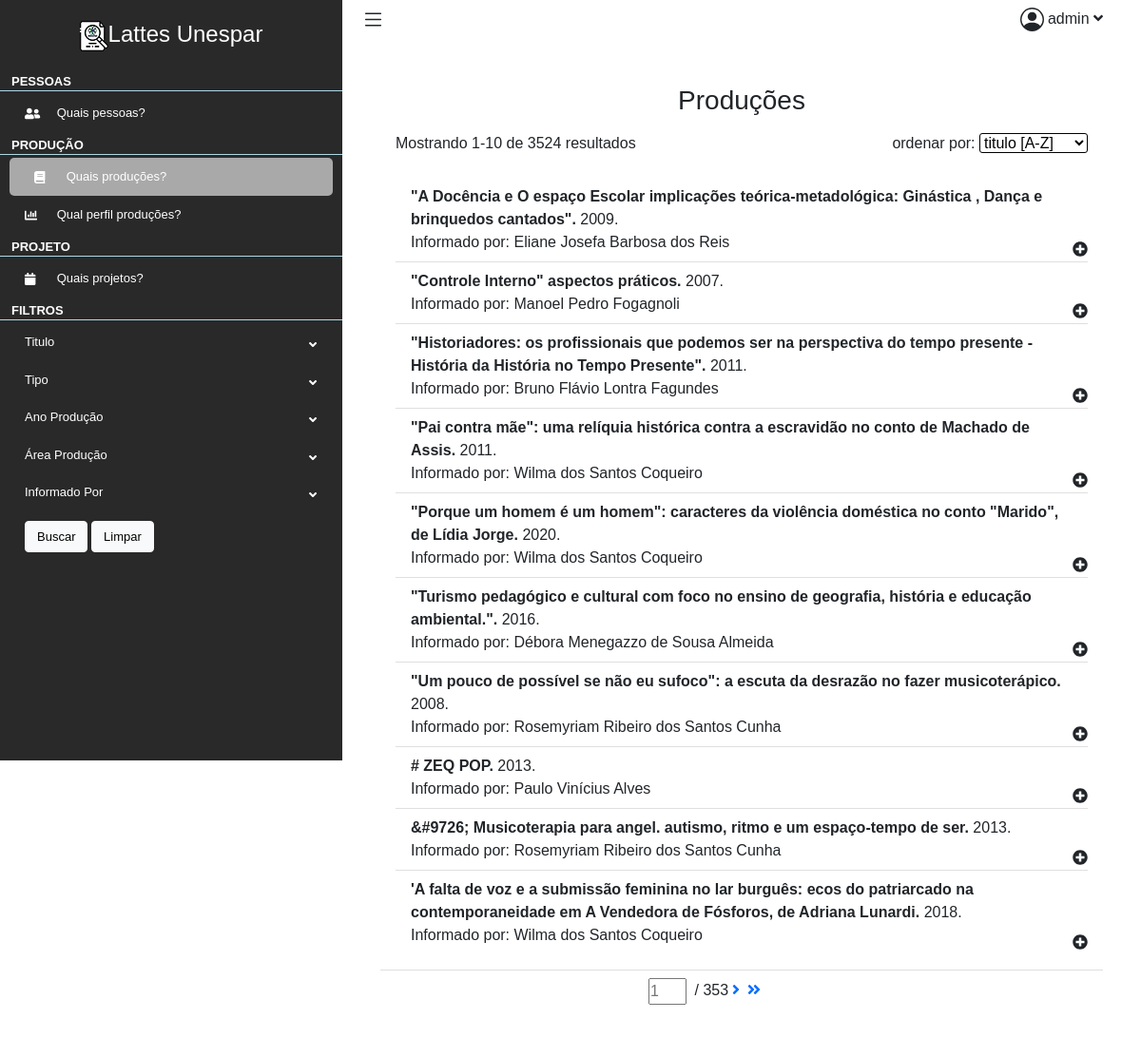
/lattes/producoes (signed in), run on the app's committed database.
### lattes/models.py (models this page shows, shortened)
class Producao(models.Model):
    ano = models.IntegerField()
    informadoPor = models.CharField(max_length=255)
    tipo = models.CharField(max_length=255)
    tipoAgrupador = models.CharField(max_length=255)
    titulo = models.CharField(max_length=255)

### lattes/views.py (the view)
# urls.py: path("producoes", views.producoes, name="producoes"),
@login_required
def producoes(request):
    context = {}
    regex = re.compile('(-?[A-Za-z]*)')
    unicode = re.compile('[A-Za-z_Á-û]*')
    ordenar = regex.match(str(request.GET.get('ordenar'))).group()
    area = request.GET.get('area')
    grandeArea = request.GET.get('grandeArea')
    if ordenar == 'None':
        ordenar = 'titulo'
    producoes = Producao.objects.all()
    if valid_param(grandeArea):
        print(f'fadfsfaffsdfsaf {grandeArea}')
        producoes = producoes.filter(areas_conhecimento__grandeArea=grandeArea)
    elif valid_param(area):
        producoes = producoes.filter(areas_conhecimento__area=area)
    producoes_filtrada = ProducaoFilter(
        request.GET,
        queryset=producoes.order_by(ordenar)
    )
    paginator = Paginator(producoes_filtrada.qs, 10)
    page_number = request.GET.get('page')
    producoes_page = paginator.get_page(page_number)
    areas = AreaConhecimento.objects.all().values('grandeArea', 'area').annotate(total=Count('id'))
    context["areas"] = areas
    context["grande_areas"] = grande_areas(areas)
    context["producoes"] = zip(producoes_page ,[producao.palavrasChave.all() for producao in producoes_page.object_list], [producao.areas_conhecimento.all() for producao in producoes_page.object_list], [producao.setores_atividade.all() for producao in producoes_page.object_list])
    context["Producao_page"] = producoes_page
    context["producoes_filtradas"] = producoes_filtrada
    return render(request, "lattes/producoes/producoes.html", context)

### lattes/templatetags/lattes_extras.py (called while the page is built)
@register.simple_tag
def my_url(value, field_name, urlencode=None):
    url = '?{}={}'.format(field_name, value)
    if urlencode:
        querystring = urlencode.split('&')
        f_querystring = filter(lambda p: p.split('=')[0]!=field_name, querystring)
        e_querystring = '&'.join(f_querystring)
        url='{}&{}'.format(url, e_querystring)
    return url

@register.filter
def replace(value, arg):
    if len(arg.split('|')) != 2:
        return value
    what, to = arg.split('|')
    return value.replace(what, to)

### lattes/views.py (called while the page is built)
def grande_areas(list):
    result = []
    for dictionary in list:
        grandeArea = dictionary['grandeArea']
        area = dictionary['area']
        total = dictionary['total']
        if not grandeArea in [dictionary['grandeArea'] for dictionary in result]:
            result.append({'grandeArea':grandeArea, 'total':total})
        else:
            for dictionary in result:
                if dictionary['grandeArea'] == grandeArea:
                    index = result.index(dictionary)
                    result.__setitem__(index, {'grandeArea':grandeArea, 'total':total + result.__getitem__(index)['total']})
    return result

def valid_param(param):
    return param != '' and param != None and param != 'None'

### lattes/templates/lattes/producoes/producoes.html (shortened to what this page needs)
{% extends 'lattes/layout.html' %}
{% load lattes_extras %}
{% load static %}
{% block main %}
<div class="container-fluid p-0">
    <div class="row">
        <div class="col-12">
            <div class="card">
                <div class="card-header">
                    <h1 class="h3 mb-3" style="text-align: center;">Produções</h1>
                    <div id="info">
                        <div>Mostrando {{ Producao_page.start_index }}-{{ Producao_page.end_index }} de {{ Producao_page.paginator.count }} resultados</div>
                        <div>ordenar por:
                            <select id="ordenar" form="filtro" name="ordenar">
                                <option value="titulo">titulo [A-Z]</option>
                            </select>
                        </div>
                    </div>
                </div>
                <div class="card-body">
                    <ul class="list-group list-group-flush">
                        {% for producao, palavras_chave, areas_conhecimento, setores_atividade in producoes%}
                        <li class="list-group-item">
                            <b>{{ producao.titulo}}.</b> {{ producao.ano }}.<br>
                            Informado por: {{ producao.informadoPor }} <br>
                            <div class="drop-bnt"><i class="fa fa-plus-circle"></i></div>
                        </li>
                        {% endfor %}
                    </ul>
                </div>
                <div class="card-footer">
                    <div class="paginator">
                        <form method="GET">
                            <input type="number" name="page" placeholder="{{Producao_page.number}}"> /
                            {{Producao_page.paginator.num_pages}}
                        </form>
                        {% if Producao_page.has_next %}
                        <a href="{% my_url Producao_page.next_page_number 'page' request.GET.urlencode %}"><i
                                class="fas fa-angle-right"></i></a>
                        <a href="{% my_url Producao_page.paginator.num_pages 'page' request.GET.urlencode %}"><i
                                class="fas fa-angle-double-right"></i></a>
                        {% endif %}
                    </div>
                </div>
            </div>
        </div>
    </div>
</div>
{% endblock %}
{% block filtro %}
<form method="GET" id="filtro">
    <li>
        <div class="drop-bnt">
            Titulo <i class="fas fa-angle-down"></i>
        </div>
    </li>
    <li>
        <div class="drop-bnt">
            Tipo <i class="fa fa-angle-down"></i>
        </div>
    </li>
    <li>
        <div class="drop-bnt">
            Ano Produção <i class="fas fa-angle-down"></i>
        </div>
    </li>
    <li id="filtro-area">
        <div class="drop-bnt">
        Área Produção <i class="fas fa-angle-down"></i>
        </div>
    </li>
    <li>
        <div class="drop-bnt">
            Informado Por <i class="fas fa-angle-down"></i>
        </div>
    </li>
    <div class="submit">
        <input type="submit" value="Buscar" class="btn btn-light" id="btn-submit">
        <button type="button" class="btn btn-light" onclick="Limpar()" id="btn-limpar">Limpar</button>
    </div>
</form>
{% endblock %}

### lattes/templates/lattes/layout.html (shortened to what this page needs)
{% load static %}
<!DOCTYPE html>
<html lang="pt-br">
<head>
    <link rel="stylesheet" href="{% static 'css/estilo.css' %}">
    <link href="https://cdn.jsdelivr.net/npm/bootstrap@5.0.0-beta3/dist/css/bootstrap.min.css" rel="stylesheet">
</head>
<body>
    <div class="content">
        <aside class="sidebar">
            <a href="#" class="sidebar-logo"><img src="{% static 'imagens/sidebar-logo-lattesunespar.png' %}" alt="logo lattes unespar">Lattes Unespar</a>
            <nav class="links">
                <ul>
                    <li>
                        <div class="link-title">Pessoas</div>
                        <ul>
                            <li>
                                <a href="{% url 'lattes:pessoas' %}">
                                    <i class="fas fa-user-friends"></i>
                                    Quais pessoas?
                                </a>
                            </li>
                        </ul>
                    </li>
                    <li>
                        <div class="link-title">Produção</div>
                        <ul>
                            <li>
                                <a href="{% url 'lattes:producoes' %}">
                                    <i class="fas fa-book"></i>
                                    Quais produções?
                                </a>
                            </li>
                            <li>
                                <a href="{% url 'lattes:perfilProducao' %}">
                                    <i class="fas fa-chart-bar"></i>
                                    Qual perfil produções?
                                </a>
                            </li>
                        </ul>
                    </li>
                    <li>
                        <div class="link-title">Projeto</div>
                        <ul>
                            <li>
                                <a href="{% url 'lattes:projetos' %}">
                                    <i class="fas fa-calendar"></i>
                                    Quais projetos?
                                </a>
                            </li>
                        </ul>
                    </li>
                    <li>
                        <div class="link-title">Filtros</div>
                        <ul id="filtros">
                            {% block filtro %}
                            {% endblock %}
                        </ul>
                    </li>
                </ul>
            </nav>
        </aside>
        <div class="main">
            <nav class="navbar navbar-expand navbar-light navbar-bg">
                <div class="drop-btn-sidebar">
                </div>
                <div class="drop-bnt" id="user-icon">
                    {{request.user.username}}
                    <i class="fas fa-angle-down"></i>
                </div>
            </nav>
            <main>
                {% block main %}
                {% endblock %}
            </main>
        </div>
</body>
</html>

### lattes/static/css/estilo.css (style rules this page uses)
* { padding: 0; margin: 0; font-family: sans-serif, Poppins,Helvetica Neue,Arial; }
:root { --primary-dark: #292929; --primary: #363636; --secundary-dark: #487b94; --secundary: #98bbd6; --white: #d3dedc; }
body { font-size: .825rem; font-weight: 400; line-height: 1.625; }
#info { display: flex; justify-content: space-between; }
main { flex: 1; width: 100%; padding: 2.5rem 2.5rem 1.5rem; }
#user-icon { position: absolute; right: 40px; cursor: pointer; }
#user-icon .fa-angle-down { position: static; }
.main { display: flex; flex-direction: column; background-color: #fff; margin-left: 360px; width: 100%; min-height: 100vh; }
.navbar { width: 100%; position: relative; padding: .875rem 1.25rem; background-color: #fff; }
.main .card { border: 0 solid transparent; margin-bottom: 20px; }
.main .card-header { background-color: #fff; border-bottom: 0 solid transparent; }
.main .card-footer { border-bottom: 0 solid transparent; margin-bottom: 20px; background-color: #fff; }
.paginator { width: 28%; margin: 0 auto 0; display: flex; }
.paginator input,.paginator i { margin: 0 4px 0; width: 40px; vertical-align: middle; }
.content { display: flex; flex-direction: row; height: 100%; }
.links ul { list-style: none; padding: 0; }
.sidebar a ,.sidebar a:hover { text-decoration: none; color: white; }
.links i { display: inline-block; vertical-align: middle; margin-right: 10px; width: 20px; }
.links li, #filtros { direction: inherit; box-sizing: border-box!important; position: relative; display: block; height: 100%; width: auto; max-width: 100%; max-height: 100%; font-size: 13px; font-weight: 400; }
.links .link-title { min-height: 20px; text-transform: uppercase; font-size: 13px; font-weight: 700; padding: 0 5px 0 12px; margin: 0; margin-top:3px; margin-bottom: 3px; border-bottom: 1px solid lightblue; }
.sidebar { position: fixed; background-color: var(--primary-dark); color: white; width: 360px; height: 100vh; overflow: auto; }
.sidebar-logo { font-weight: 500; font-size: 1.5rem; padding: 1.15rem 1.5rem; display: block; text-align: center; color: #fff; }
.sidebar-logo img { vertical-align: middle; }
.drop-bnt .fa-angle-down { position: absolute; right: 1.7rem; top: 1rem; }
.submit input, .submit button { font-size: 13px; }
.drop-btn-sidebar { cursor: pointer; }
.links a,#filtros .drop-bnt { display: block; padding: .625rem 1.625rem; cursor: pointer; }
#filtros .submit,#filtros .wrapper.wrapper.show { margin: .625rem 1.625rem; }
#filtro #btn-submit { position: inherit; transform: translateX(0); }
#ordenar { border: 1px solid black; border-radius: 3px; background-color: white; }
.list-group-item { position: relative; }
.list-group-item .drop-bnt { position: absolute; right: 0; bottom: 0; }
.drop-bnt { cursor: pointer; }

### lattes/templates/lattes/producoes/producoes.html (style rules this page uses)
#info { display: flex; justify-content: space-between; }

### data on the page
Producao: titulo "\"A Docência e O espaço Escolar implicações teórica-metadológica: Ginástica , Dança e brinquedos cantados\"", ano "2009", informadoPor "Eliane Josefa Barbosa dos Reis"
Producao: titulo "\"Controle Interno\" aspectos práticos", ano "2007", informadoPor "Manoel Pedro Fogagnoli"
Producao: titulo "\"Historiadores: os profissionais que podemos ser na perspectiva do tempo presente - História da História no Tempo Presente\"", ano "2011", informadoPor "Bruno Flávio Lontra Fagundes"
Producao: titulo "\"Pai contra mãe\": uma relíquia histórica contra a escravidão no conto de Machado de Assis", ano "2011", informadoPor "Wilma dos Santos Coqueiro"
Producao: titulo "\"Porque um homem é um homem\": caracteres da violência doméstica no conto \"Marido\", de Lídia Jorge", ano "2020", informadoPor "Wilma dos Santos Coqueiro"
Producao: titulo "\"Turismo pedagógico e cultural com foco no ensino de geografia, história e educação ambiental.\"", ano "2016", informadoPor "Débora Menegazzo de Sousa Almeida"
Producao: titulo "\"Um pouco de possível se não eu sufoco\": a escuta da desrazão no fazer musicoterápico", ano "2008", informadoPor "Rosemyriam Ribeiro dos Santos Cunha"
Producao: titulo "# ZEQ POP", ano "2013", informadoPor "Paulo Vinícius Alves"
Producao: titulo "&#9726; Musicoterapia para angel. autismo, ritmo e um espaço-tempo de ser", ano "2013", informadoPor "Rosemyriam Ribeiro dos Santos Cunha"
Producao: titulo "'A falta de voz e a submissão feminina no lar burguês: ecos do patriarcado na contemporaneidade em A Vendedora de Fósforos, de Adriana Lunardi", ano "2018", informadoPor "Wilma dos Santos Coqueiro"

### other printed values
{{ request.user.username }} "admin"
{{ Producao_page.start_index }} "1"
{{ Producao_page.end_index }} "10"
{{ Producao_page.paginator.count }} "3524"
{{ Producao_page.paginator.num_pages }} "353"
